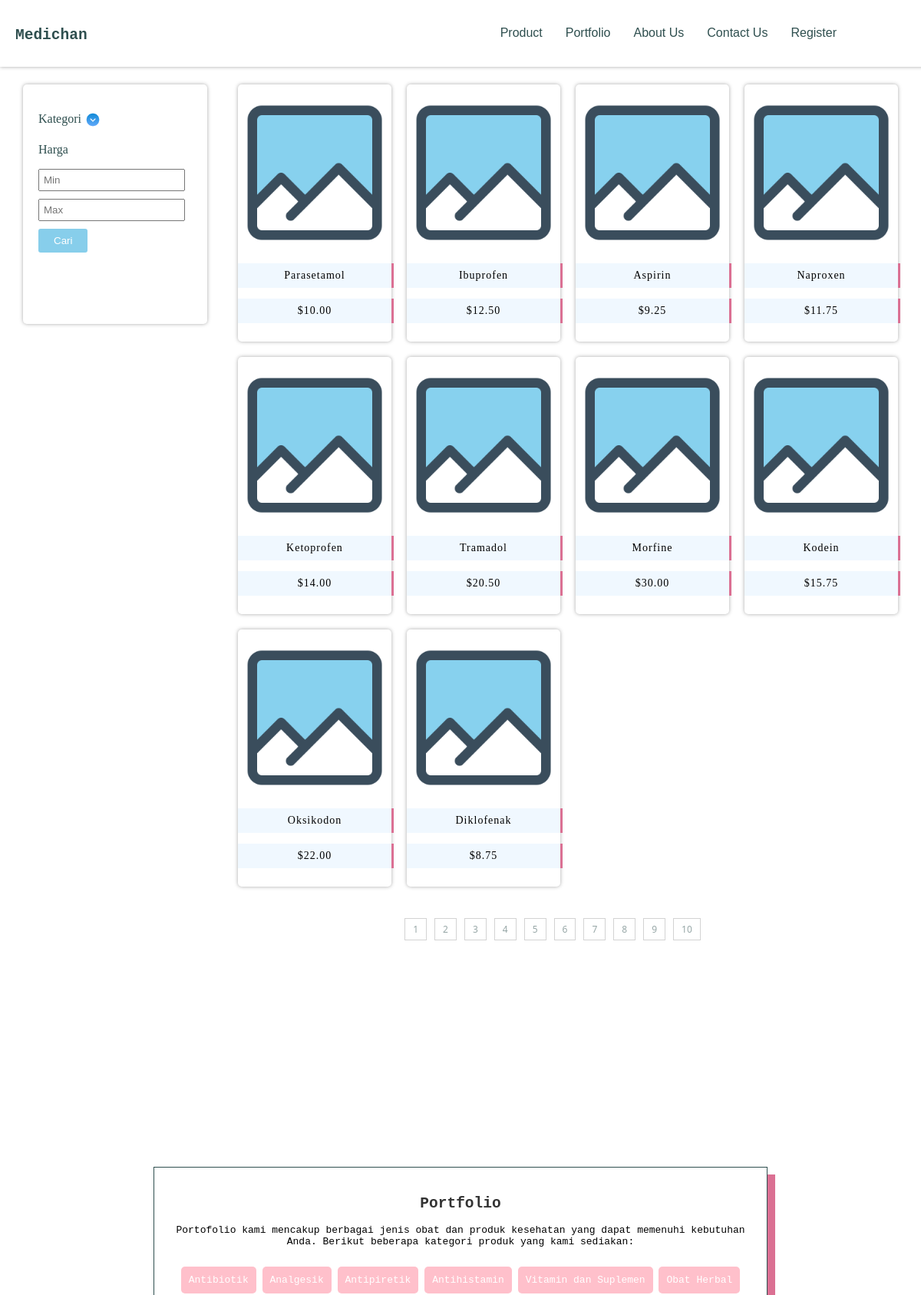
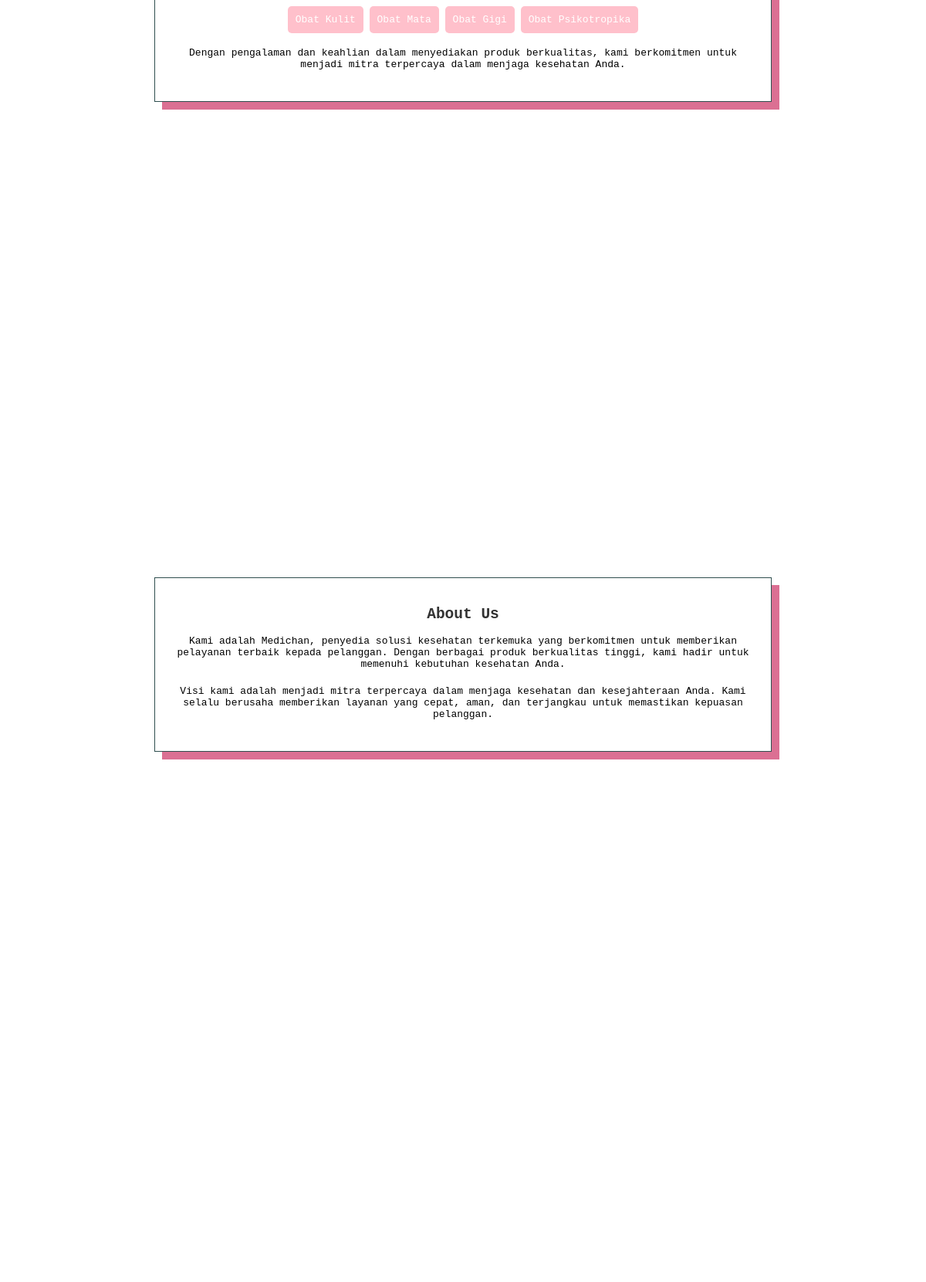
Page /php/product.php (upper part) on the committed database (2 pictures, top to bottom).
### tables this page shows
CREATE TABLE `obat` (
  `obat_id` int(11) NOT NULL,
  `nama` varchar(255) NOT NULL,
  `harga` decimal(10,2) NOT NULL,
  `kategori` enum('Antibiotik','Analgesik','Antipiretik','Antihistamin','Vitamin dan Suplemen','Obat Herbal','Obat Kulit','Obat Mata','Obat Gigi','Obat Psikotropika') DEFAULT NULL,
  `jumlah` int(11) DEFAULT NULL CHECK (`jumlah` >= 0),
  `diskon` tinyint(1) DEFAULT NULL
);

### php/list-obat.php (the view, shortened to what this page needs)
<?php
    $mysqli = new mysqli("127.0.0.1", "root", "", "obatsalesdb");
    $query = "SELECT COUNT(*) as total FROM obat";
    $result = $mysqli->query($query);
    $row = $result->fetch_assoc();
    $totalItems = $row['total'];
    $itemsPerPage = 10;
    $totalPages = ceil($totalItems / $itemsPerPage);
    if (isset($_GET['page'])) {
        $currentPage = $_GET['page'];
    } else {
        $currentPage = 1;
    }
    $offset = ($currentPage - 1) * $itemsPerPage;
    $kategori = isset($_GET['kategori']) ? $_GET['kategori'] : '';
    $minHarga = isset($_GET['min']) ? $_GET['min'] : 0;
    $maxHarga = isset($_GET['max']) ? $_GET['max'] : 0;
    $query = "";
    if ($kategori === "" && $minHarga === 0 && $maxHarga === 0) {
        $query = "SELECT * FROM obat LIMIT $offset, $itemsPerPage";
    } else if ($minHarga !== 0 && $maxHarga !== 0 && $kategori === "") {
        $query = "SELECT * FROM obat WHERE harga BETWEEN $minHarga AND $maxHarga LIMIT $offset, $itemsPerPage";
    } else if ($kategori !== "" && $minHarga !== 0 && $maxHarga !== 0) {
        $query = "SELECT * FROM obat WHERE kategori='$kategori' AND harga BETWEEN $minHarga AND $maxHarga LIMIT $offset, $itemsPerPage";
    } else if ($kategori !== "" && $minHarga === 0 && $maxHarga === 0){
        $query = "SELECT * FROM obat WHERE kategori='$kategori' LIMIT $offset, $itemsPerPage";
    }
    $result = $mysqli->query($query);
    echo "<div id='paginated-list'>";
    while ($row = $result->fetch_assoc()) {
        echo "<div class='item'>";
        echo "<img src='../asset/image/photo.png' alt='item-icon'>";
        echo "<p>" . $row['nama'] . "</p>";
        echo "<p>$" . $row['harga'] . "</p>";
        echo "</div>";
    }
    echo "</div>";
    echo "<div id='pagination'>";
    for ($i = 1; $i <= $totalPages; $i++) {
        echo "<p><a href='?page=$i'>$i</a></p>";
    }
    echo "</div>";
?>

### php/product.php (shortened to what this page needs)
<!DOCTYPE html>
<html lang="en">
<head>
    <link rel="stylesheet" href="../asset/css/index.css">
</head>
<body>
    <header>
        <nav>
            <h1><a href="index.php">Medichan</a></h1>
            <ul>
                <li><a href="#" onclick="scrollProduct()">Product</a></li>
                <li><a href="#" onclick="scrollPortfolio()">Portfolio</a></li>
                <li><a href="#" onclick="scrollAboutUs()">About Us</a></li>
                <li><a href="#" onclick="scrollContactUs()">Contact Us</a></li>
                <li><a href="register.php">Register</a></li>
            </ul>
        </nav>
    </header>
    <div class="sidebar">
        <form method="get">
            <p class="kategori">Kategori</p>
            <div class="dropdown">
                <img src="../asset/image/down-arrow.png" alt="">
            </div>
            <p class="harga">Harga</p>
            <input type="number" name="min" id="" placeholder="Min">
            <input type="number" name="max" id="" placeholder="Max">
            <input type="submit" name="cari" value="Cari">
        </form>
    </div>
    <div class="product-list">
        <?php include("list-obat.php"); ?>
    </div>
    <div class="portfolio" id="portfolioSection" class="section">
        <div class="section-content">
            <h2>Portfolio</h2>
            <p>Portofolio kami mencakup berbagai jenis obat dan produk kesehatan yang dapat memenuhi kebutuhan Anda.
                Berikut
                beberapa kategori produk yang kami sediakan:</p>
            <ul>
                <li>Antibiotik</li>
                <li>Analgesik</li>
                <li>Antipiretik</li>
                <li>Antihistamin</li>
                <li>Vitamin dan Suplemen</li>
                <li>Obat Herbal</li>
                <li>Obat Kulit</li>
                <li>Obat Mata</li>
                <li>Obat Gigi</li>
                <li>Obat Psikotropika</li>
            </ul>
            <p>Dengan pengalaman dan keahlian dalam menyediakan produk berkualitas, kami berkomitmen untuk menjadi mitra
                terpercaya dalam menjaga kesehatan Anda.</p>
        </div>
    </div>
    <div class="about-us" id="aboutUsSection" class="section">
        <div class="section-content">
            <h2>About Us</h2>
            <p>Kami adalah Medichan, penyedia solusi kesehatan terkemuka yang berkomitmen untuk memberikan pelayanan
                terbaik kepada pelanggan. Dengan berbagai produk berkualitas tinggi, kami hadir untuk memenuhi kebutuhan
                kesehatan Anda.</p>
            <p>Visi kami adalah menjadi mitra terpercaya dalam menjaga kesehatan dan kesejahteraan Anda. Kami selalu
                berusaha memberikan layanan yang cepat, aman, dan terjangkau untuk memastikan kepuasan pelanggan.</p>
        </div>
    </div>
    <div class="contact-us" id="contactUsSection" class="section">
    </div>
</body>
</html>

### asset/css/index.css (style rules this page uses)
body { margin: 0; background-color: white; }
nav { background-color: white; box-shadow: 0 0 5px darkgray; color: #fff; display: flex; align-items: center; padding: 10px 20px; position: fixed; top: 0; width: 100%; justify-content: space-between; z-index: 1; }
nav h1 a { width: 50px; color: darkslategray; border-radius: 10px; font-family: monospace; text-decoration: none; }
nav ul { list-style: none; display: flex; margin-right: 100px; }
nav ul li { margin-right: 30px; }
nav ul li a { text-decoration: none; color: darkslategray; font-family: 'Gill Sans', 'Gill Sans MT', Calibri, 'Trebuchet MS', sans-serif; }
.sidebar { margin-top: 10px; margin-left: 30px; width: 200px; box-shadow: 0 0 5px darkgray; background-color: white; color: darkslategrey; height: 272px; padding: 20px; border-radius: 5px; float: left; }
#paginated-list { margin-left: 300px; }
#pagination { margin-top: 20px; display: flex; justify-content: center; margin-left: 240px; }
#pagination a { font-size: 12px; text-decoration: none; padding: 5px 10px; border: 1px solid darkgray; margin: 0 5px; opacity: 0.5; color: darkslategray; font-family: 'Segoe UI', Tahoma, Geneva, Verdana, sans-serif; }
.product-list { margin-top: 100px; }
#paginated-list { display: flex; flex-wrap: wrap; text-align: center; }
.dropdown { position: relative; display: inline-block; }
.item img { width: 200px; }
.item { flex-basis: 18%; box-shadow: 0 0 5px darkgray; box-sizing: border-box; margin: 10px; padding-top: 15px; padding-bottom: 10px; border-radius: 5px; }
.item p { font-family: 'Lucida Sans'; letter-spacing: 1px; font-size: 14px; box-shadow: 3px 0 0 palevioletred; background-color: aliceblue; padding: 8px 0; }
.dropdown img { width: 20px; }
.sidebar input[type='number'] { padding: 5px 5px; margin-bottom: 10px; }
.sidebar .kategori { float: left; }
.sidebar img { margin-top: 16px; margin-left: 5px; }
form input[type='submit'] { padding: 8px 20px; border: none; background-color: skyblue; color: white; border-radius: 3px; }
.portfolio { padding-top: 200px; height: 630px; text-align: center; margin-top: 85px; font-family: monospace; }
.portfolio h2 { color: #333; }
.portfolio p { margin-bottom: 20px; }
.portfolio ul { list-style: none; padding: 0; }
.portfolio li { background-color: pink; color: white; padding: 10px; margin: 5px 0; border-radius: 5px; display: inline-block; }
.about-us { padding-top: 200px; height: 630px; background-color: white; text-align: center; margin-top: 85px; font-family: monospace; }
.about-us h2 { color: #333; }
.about-us p { margin-bottom: 20px; }
.contact-us { padding-top: 200px; height: 700px; background-color: white; text-align: center; margin-top: 85px; font-family: monospace; }
.section-content { box-shadow: 10px 10px palevioletred; border: 1px solid darkslategray; padding: 20px 20px; margin: 0 200px; }

### rows in the picture
obat: nama "Parasetamol", harga "10.00"
obat: nama "Ibuprofen", harga "12.50"
obat: nama "Aspirin", harga "9.25"
obat: nama "Naproxen", harga "11.75"
obat: nama "Ketoprofen", harga "14.00"
obat: nama "Tramadol", harga "20.50"
obat: nama "Morfine", harga "30.00"
obat: nama "Kodein", harga "15.75"
obat: nama "Oksikodon", harga "22.00"
obat: nama "Diklofenak", harga "8.75"
